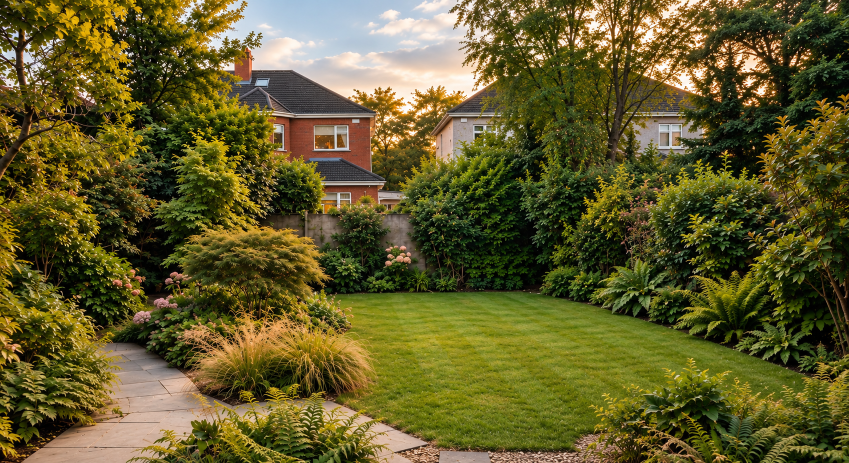
#> input picture assets/disc001/img/Garden-Retreat-BEFORE-FINAL.png, 1698 x 926 px (shown at 1/2 size)
$ python build-disc001-final-hero-pair.py ../assets/disc001/img/Garden-Retreat-BEFORE-FINAL.png
#> lines starting #> are read from the running program, lines starting #| are printed output that depends on the picture
#!/usr/bin/env python3
"""
DISC-001 Garden Retreat · final hero pair (founder instruction, 31 Oct 2026: "We have completed the new
Before/Possible image pair... Use the complete images. Do not split, crop, stretch or combine them").

  BEFORE   assets/disc001/img/Garden-Retreat-BEFORE-FINAL.png    the garden with an empty lawn
  POSSIBLE assets/disc001/img/Garden-Retreat-POSSIBLE-FINAL.png  the same garden with sauna, hot tub, plunge pool

Both files are the founder's, byte for byte (1698 x 926 PNG), each carrying its own OpenAI C2PA credential
recording an AI generation; they are declared from that metadata (Governance 2.0, Rule 2) and the hero
carries the AI-generated illustration label. WebP re-encodings (1698 / 1408 / 960 px) are served to
browsers that take WebP; the PNG itself is the <img> fallback. Nothing is cropped, stretched or combined.

The Release 4 hero (45a270b7 warmed -> 7d5f5718) is replaced; the warmed copy and its record are withdrawn
(no page shows it). 45a270b7 and 7d5f5718 themselves are unchanged and keep their other uses.

  python3 atlas-tools/build-disc001-final-hero-pair.py          build (files, register, page)
  python3 atlas-tools/build-disc001-final-hero-pair.py --check  verify, write nothing
"""
import hashlib, io, json, pathlib, re, sys
from PIL import Image, __version__ as PIL_VERSION

ROOT = pathlib.Path(__file__).resolve().parent.parent
REG = ROOT / "image-provenance-records.json"
PAGE = ROOT / "discovery-garden-retreat.html"
CHECK = "--check" in sys.argv
D = "assets/disc001/img/"
SRC = {"BEFORE": D + "Garden-Retreat-BEFORE-FINAL.png", "POSSIBLE": D + "Garden-Retreat-POSSIBLE-FINAL.png"}
SHA = {"BEFORE": "f638b8ac57f777e0817a7213a5cd5b1374a91f1af564d31eb8bcf8200a0da89b",
       "POSSIBLE": "2317209dac7d7f3d120bfed1f4bb08a2381988f25bb67a9e08b70bb0522e626f"}
WARM = [D + "DISC-001-HERO-BEFORE-WARM.jpg", D + "DISC-001-HERO-BEFORE-WARM-1408.webp", D + "DISC-001-HERO-BEFORE-WARM-960.webp"]
SIZES = "(max-width:1024px) and (orientation:portrait) 150vw, max(100vw, 132svh)"
W, H = 1698, 926
ALT = {"BEFORE": "Before: an attractive Irish back garden at golden hour with an empty lawn, a stone path, ferns, grasses and mature trees, and houses beyond the boundary wall.",
       "POSSIBLE": "The same garden as it could be: a timber sauna cabin, a hot tub and a plunge pool on curved decking at the end of the lawn, softly lit at dusk."}


def sha(b): return hashlib.sha256(b).hexdigest()


def enc(im, w):
    if w != im.width:
        im = im.resize((w, round(w * im.height / im.width)), Image.LANCZOS)
    b = io.BytesIO(); im.save(b, "WEBP", quality=80, method=6); return b.getvalue()


def webps(role):
    im = Image.open(ROOT / SRC[role]).convert("RGB")
    base = SRC[role][:-4]
    return {base + "-1698.webp": (enc(im, 1698), "webp-reencode", "Pillow %s, WebP quality 80, method 6" % PIL_VERSION),
            base + "-1408.webp": (enc(im, 1408), "webp-resize", "Pillow %s, WebP quality 80, method 6, Lanczos resize to 1408px wide" % PIL_VERSION),
            base + "-960.webp": (enc(im, 960), "webp-resize", "Pillow %s, WebP quality 80, method 6, Lanczos resize to 960px wide" % PIL_VERSION)}


def read_c2pa(path):
    import c2pa
    with c2pa.Reader(str(path)) as r:
        j = json.loads(r.json())
    m = j["manifests"][j["active_manifest"]]
    acts = [a for x in m.get("assertions", []) if "actions" in x["label"] for a in x["data"]["actions"]]
    ai = any(a.get("action") == "c2pa.created" and "trainedAlgorithmicMedia" in str(a.get("digitalSourceType", "")) for a in acts)
    sig = m.get("signature_info", {})
    codes = sorted({s["code"] for s in (j.get("validation_status") or [])})
    return ai, sig.get("issuer"), sig.get("time"), len(m.get("ingredients", [])), j.get("validation_state"), codes


def picture(role, prio):
    base = SRC[role][:-4]
    srcset = ", ".join("%s-%d.webp %dw" % (base, w, w) for w in (960, 1408, 1698))
    idattr = ' id="dHeroImg" class="on"' if role == "POSSIBLE" else ""
    fp = ' fetchpriority="high"' if prio else ""
    return ('        <picture>\n          <source type="image/webp" srcset="%s" sizes="%s">\n'
            '          <img%s%s src="%s" width="%d" height="%d" decoding="async" alt="%s">\n        </picture>\n'
            % (srcset, SIZES, idattr, fp, SRC[role], W, H, ALT[role]))


def page(t):
    fig = re.search(r'<figure class="pn-compare pn-compare--hero"[\s\S]*?</figure>', t).group(0)
    nf = re.sub(r'(<div class="pn-compare__possible">\n)[\s\S]*?(      </div>\n      <div class="pn-compare__before">)',
                lambda m: m.group(1) + picture("POSSIBLE", False) + m.group(2), fig, count=1)
    nf = re.sub(r'(<div class="pn-compare__before">\n)[\s\S]*?(      </div>\n      <span class="pn-compare__line")',
                lambda m: m.group(1) + picture("BEFORE", True) + m.group(2), nf, count=1)
    if "pn-compare__ai" not in nf and "pn-compare__note" not in nf:   # the badge, or (31 Oct 2026) the note beneath
        nf = nf.replace('      <p class="pn-compare__tag is-possible" aria-hidden="true">Possible</p>\n',
                        '      <p class="pn-compare__tag is-possible" aria-hidden="true">Possible</p>\n      <p class="pn-compare__ai">AI-generated illustration</p>\n', 1)
    nf = re.sub(r'aria-label="Compare the garden[^"]*"',
                'aria-label="Compare the garden with its empty lawn and with a sauna, hot tub and plunge pool. Higher values show more of the garden before."', nf, count=1)
    nf = nf.replace('style="--pnc-focus:62% 50%"', 'style="--pnc-focus:78% 50%"', 1)   # phones: keep sauna, hot tub and pool in frame
    t = t.replace(fig, nf, 1)
    t = re.sub(r'<link rel="preload" as="image" type="image/webp" imagesrcset="assets/disc001/img/DISC-001-HERO-BEFORE-WARM-960\.webp 960w, assets/disc001/img/DISC-001-HERO-BEFORE-WARM-1408\.webp 1408w" imagesizes="[^"]*" fetchpriority="high">',
               '<link rel="preload" as="image" type="image/webp" imagesrcset="%s-960.webp 960w, %s-1408.webp 1408w, %s-1698.webp 1698w" imagesizes="%s" fetchpriority="high">'
               % ((SRC["BEFORE"][:-4],) * 3 + (SIZES,)), t, count=1)
    t = re.sub(r"Same garden, one framing: one modest step, then\n       the full retreat\.[\s\S]*?are unchanged\. -->",
               "Same garden, one framing: an empty lawn, then\n       the full retreat. The founder's final pair (31 Oct 2026), used whole: Garden-Retreat-BEFORE-FINAL.png and\n       Garden-Retreat-POSSIBLE-FINAL.png (atlas-tools/build-disc001-final-hero-pair.py). -->", t, count=1)
    return t


def main():
    for role, a in SRC.items():
        if sha((ROOT / a).read_bytes()) != SHA[role]:
            sys.exit("REFUSED: %s is not the founder's file (sha256)" % a)
    files = {}
    for role in SRC:
        for a, v in webps(role).items():
#> in webps, im is the input picture: PIL image 1698x926 RGB; mean R, G, B 98.4, 91.9, 43.1
#> call 2 of enc, with w = 1408
#> in enc (call 2), `im = im.resize((w, round(w * im.height / im.width)), Image.LANCZOS)`:
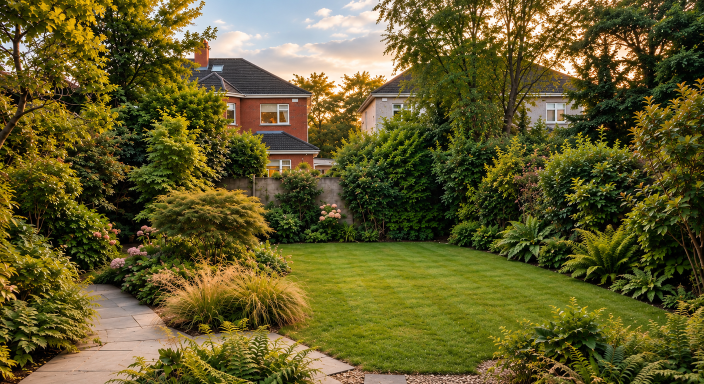
#> im: PIL image 1408x768 RGB (shown at 1/2 size); mean R, G, B 98.4, 91.9, 43.2
#> call 3 of enc, with w = 960
#> in enc (call 3), `im = im.resize((w, round(w * im.height / im.width)), Image.LANCZOS)`:
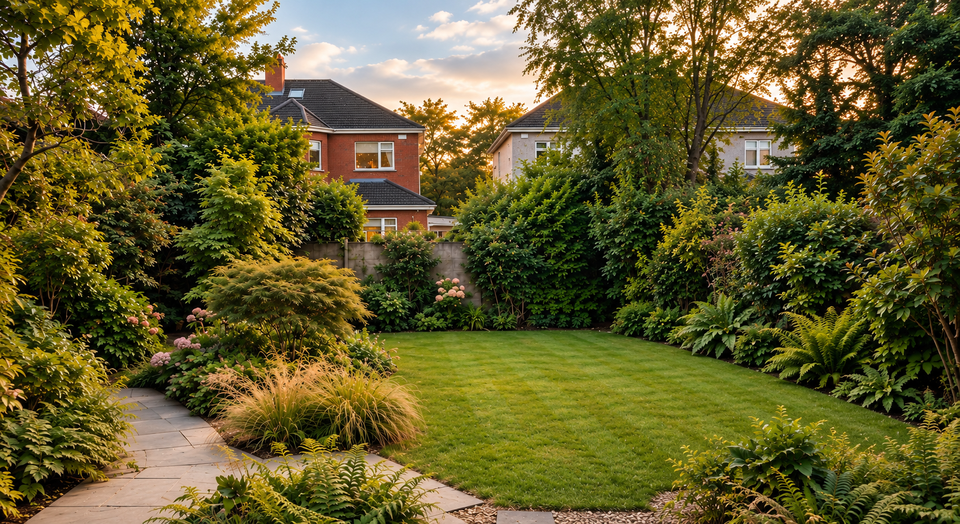
#> im: PIL image 960x524 RGB; mean R, G, B 98.4, 91.9, 43.2
            files[a] = (role,) + v
#> pass 2 of the loop in main, `for role in SRC:`:
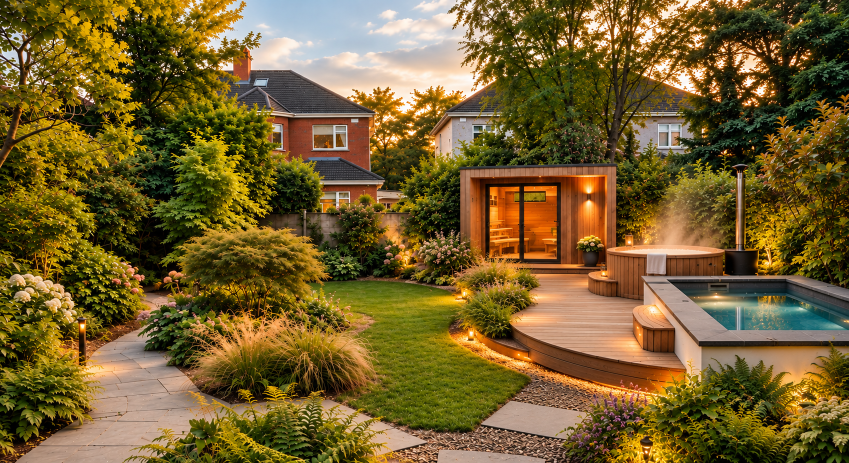
#> input picture assets/disc001/img/Garden-Retreat-POSSIBLE-FINAL.png, 1698 x 926 px (shown at 1/2 size)
#> in webps, im is the input picture: PIL image 1698x926 RGB; mean R, G, B 116.6, 95.5, 46
#> in enc (call 5), `im = im.resize((w, round(w * im.height / im.width)), Image.LANCZOS)`:
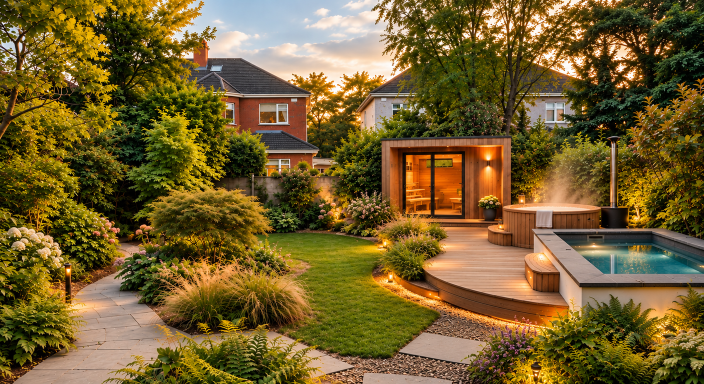
#> im: PIL image 1408x768 RGB (shown at 1/2 size); mean R, G, B 116.6, 95.5, 46.1
#> in enc (call 6), `im = im.resize((w, round(w * im.height / im.width)), Image.LANCZOS)`:
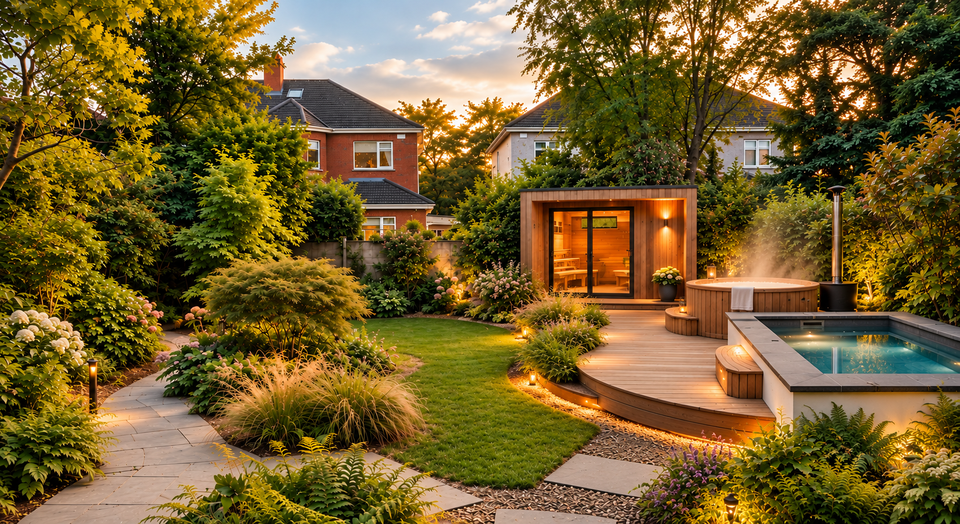
#> im: PIL image 960x524 RGB; mean R, G, B 116.6, 95.6, 46.1
#> (the run stopped early here; a loop or call above may not have finished)
